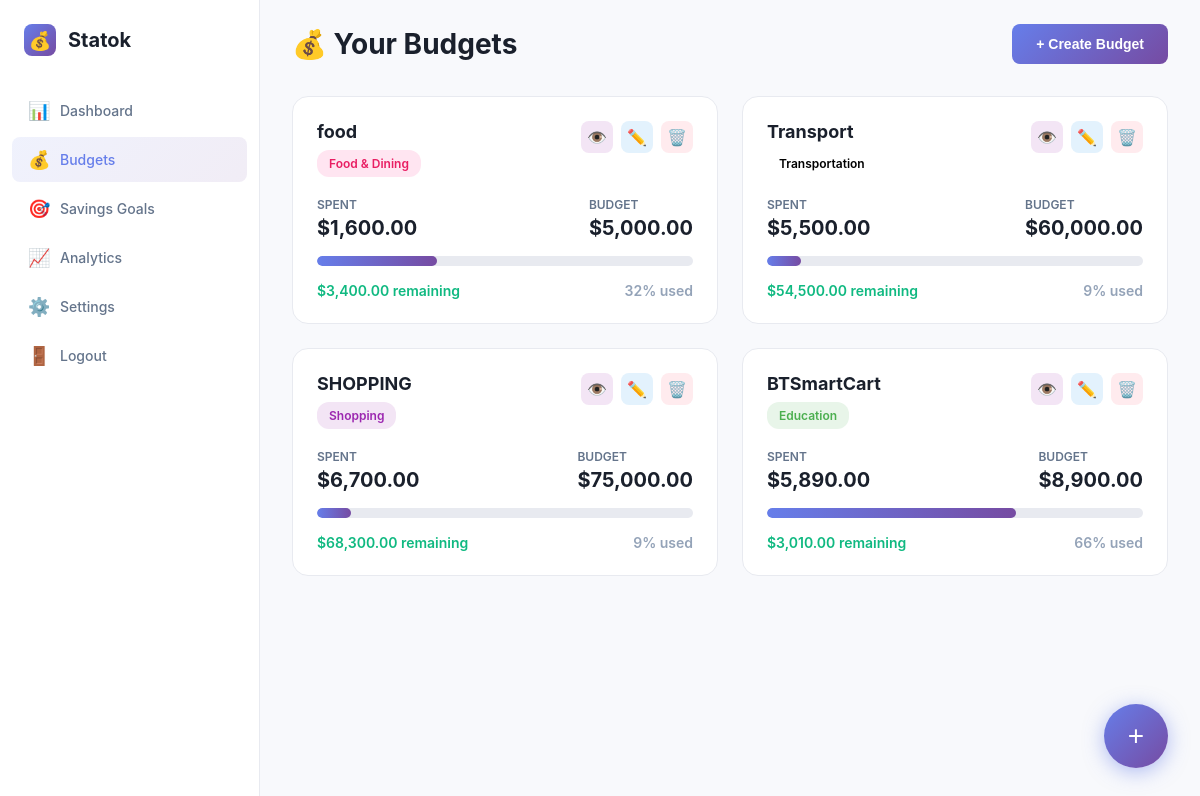
Page /public/budgets.php (signed in) on the committed database.
### tables this page shows
CREATE TABLE budgets (
    id INTEGER PRIMARY KEY AUTOINCREMENT,
    name TEXT NOT NULL,
    category TEXT NOT NULL,
    budget_amount REAL NOT NULL,
    created_date TEXT NOT NULL
, user_id INTEGER DEFAULT 1);

### public/budgets.php (the view, shortened to what this page needs)
<?php
$user_id = $_SESSION['user_id'];
try {
    $db = new PDO('sqlite:' .__DIR__ . '/../db/database.db');
    $db->setAttribute(PDO::ATTR_ERRMODE, PDO::ERRMODE_EXCEPTION);
} catch(PDOException $e) {
    die("Connection failed: " . $e->getMessage());
}
$db->exec('CREATE TABLE IF NOT EXISTS budgets (
    id INTEGER PRIMARY KEY AUTOINCREMENT,
    user_id INTEGER NOT NULL,
    name TEXT NOT NULL,
    category TEXT NOT NULL,
    budget_amount REAL NOT NULL,
    created_date TEXT NOT NULL,
    FOREIGN KEY (user_id) REFERENCES users(id) ON DELETE CASCADE
)');
$db->exec('CREATE TABLE IF NOT EXISTS expenses (
    id INTEGER PRIMARY KEY AUTOINCREMENT,
    budget_id INTEGER NOT NULL,
    amount REAL NOT NULL,
    description TEXT,
    date TEXT NOT NULL,
    FOREIGN KEY (budget_id) REFERENCES budgets(id) ON DELETE CASCADE
)');
$stmt = $db->prepare('
    SELECT b.*, COALESCE(SUM(e.amount), 0) as spent
    FROM budgets b
    LEFT JOIN expenses e ON b.id = e.budget_id
    WHERE b.user_id = :uid
    GROUP BY b.id
    ORDER BY b.created_date DESC
');
$stmt->execute([':uid' => $user_id]);
$budgets = $stmt->fetchAll(PDO::FETCH_ASSOC);
?>
<!DOCTYPE html>
<html lang="en">
<head>
</head>
<body>
    <aside class="sidebar">
        <div class="logo">
            <div class="logo-icon">💰</div>
            <div class="logo-text">Statok</div>
        </div>
        <ul class="nav-menu">
            <li class="nav-item">
                <a href="dashboard.php" class="nav-link">
                    <span class="nav-icon">📊</span>
                    Dashboard
                </a>
            </li>
            <li class="nav-item">
                <a href="budgets.php" class="nav-link active">
                    <span class="nav-icon">💰</span>
                    Budgets
                </a>
            </li>
            <li class="nav-item">
                <a href="savings.php" class="nav-link">
                    <span class="nav-icon">🎯</span>
                    Savings Goals
                </a>
            </li>
            <li class="nav-item">
                <a href="nalytics.php" class="nav-link">
                    <span class="nav-icon">📈</span>
                    Analytics
                </a>
            </li>
            <li class="nav-item">
                <a href="setting.php" class="nav-link">
                    <span class="nav-icon">⚙️</span>
                    Settings
                </a>
            </li>
            <li class="nav-item">
                <a href="logout.php" class="nav-link">
                    <span class="nav-icon">🚪</span>
                    Logout
                </a>
            </li>
        </ul>
    </aside>
    <main class="main-content">
        <div class="top-bar">
            <div class="page-title">💰 Your Budgets</div>
            <button class="btn btn-primary" onclick="openModal('createBudget')">
                + Create Budget
            </button>
        </div>
        <?php if (count($budgets) > 0): ?>
        <div class="budget-cards">
            <?php foreach ($budgets as $budget):
                $remaining = $budget['budget_amount'] - $budget['spent'];
                $percentage = $budget['budget_amount'] > 0 ? ($budget['spent'] / $budget['budget_amount']) * 100 : 0;
                $statusClass = $percentage >= 100 ? 'status-over' : ($percentage >= 80 ? 'status-warning' : 'status-positive');
                $catClass = 'cat-' . strtolower(str_replace(['&', ' '], '', explode(' ', $budget['category'])[0]));
            ?>
            <div class="budget-card">
                <div class="budget-header">
                    <div class="budget-info">
                        <h3><?php echo htmlspecialchars($budget['name']); ?></h3>
                        <span class="category-badge <?php echo $catClass; ?>"><?php echo htmlspecialchars($budget['category']); ?></span>
                    </div>
                    <div class="budget-actions">
                        <button class="btn-mini btn-view" onclick="window.location.href='?view=<?php echo $budget['id']; ?>'" title="View Expenses">👁️</button>
                        <button class="btn-mini btn-edit" onclick="window.location.href='?edit=<?php echo $budget['id']; ?>'" title="Edit">✏️</button>
                        <form method="POST" style="display: inline;" onsubmit="return confirm('Delete this budget and all its expenses?');">
                            <button type="submit" class="btn-mini btn-delete" title="Delete">🗑️</button>
                        </form>
                    </div>
                </div>
                <div class="budget-amounts">
                    <div class="amount-item">
                        <span class="amount-label">Spent</span>
                        <span class="amount-value">$<?php echo number_format($budget['spent'], 2); ?></span>
                    </div>
                    <div class="amount-item">
                        <span class="amount-label">Budget</span>
                        <span class="amount-value">$<?php echo number_format($budget['budget_amount'], 2); ?></span>
                    </div>
                </div>
                <div class="progress-bar">
                    <div class="progress-fill <?php echo $percentage >= 100 ? 'progress-over' : ''; ?>" style="width: <?php echo min($percentage, 100); ?>%"></div>
                </div>
                <div class="budget-status">
                    <span class="<?php echo $statusClass; ?>">
                        $<?php echo number_format(abs($remaining), 2); ?> <?php echo $remaining >= 0 ? 'remaining' : 'over budget'; ?>
                    </span>
                    <span style="color: #94a3b8;"><?php echo round($percentage); ?>% used</span>
                </div>
            </div>
            <?php endforeach; ?>
        </div>
        <?php endif; ?>
    </main>
    <button class="fab" onclick="openModal('createBudget')" title="Create New Budget">+</button>
</body>
</html>

### public/budgets.php (style rules this page uses)
* { margin: 0; padding: 0; box-sizing: border-box; }
body { font-family: -apple-system, BlinkMacSystemFont, 'Segoe UI', 'Inter', Roboto, sans-serif; background: #f8f9fc; display: flex; min-height: 100vh; }
.sidebar { width: 260px; background: white; border-right: 1px solid #e8eaf0; padding: 24px 0; position: fixed; height: 100vh; overflow-y: auto; }
.logo { display: flex; align-items: center; gap: 12px; padding: 0 24px; margin-bottom: 32px; }
.logo-icon { width: 32px; height: 32px; background: linear-gradient(135deg, #667eea 0%, #764ba2 100%); border-radius: 8px; display: flex; align-items: center; justify-content: center; font-size: 18px; }
.logo-text { font-size: 20px; font-weight: 700; color: #1a202c; }
.nav-menu { list-style: none; padding: 0 12px; }
.nav-item { margin-bottom: 4px; }
.nav-link { display: flex; align-items: center; gap: 12px; padding: 12px 16px; color: #64748b; text-decoration: none; border-radius: 8px; transition: all 0.2s; font-size: 14px; font-weight: 500; }
.nav-link.active { background: linear-gradient(135deg, rgba(102, 126, 234, 0.1) 0%, rgba(118, 75, 162, 0.1) 100%); color: #667eea; }
.nav-icon { width: 20px; font-size: 18px; }
.main-content { margin-left: 260px; flex: 1; padding: 24px 32px; }
.top-bar { display: flex; justify-content: space-between; align-items: center; margin-bottom: 32px; }
.page-title { font-size: 28px; font-weight: 700; color: #1a202c; }
.btn { padding: 12px 24px; border-radius: 8px; border: none; cursor: pointer; font-size: 14px; font-weight: 600; transition: all 0.2s; }
.btn-primary { background: linear-gradient(135deg, #667eea 0%, #764ba2 100%); color: white; }
.budget-cards { display: grid; grid-template-columns: repeat(auto-fill, minmax(350px, 1fr)); gap: 24px; }
.budget-card { background: white; border-radius: 16px; padding: 24px; border: 1px solid #e8eaf0; transition: all 0.2s; }
.budget-header { display: flex; justify-content: space-between; align-items: flex-start; margin-bottom: 20px; }
.budget-info h3 { font-size: 18px; font-weight: 700; color: #1a202c; margin-bottom: 8px; }
.category-badge { display: inline-block; padding: 6px 12px; border-radius: 12px; font-size: 12px; font-weight: 600; }
.cat-food { background: #ffe5f1; color: #e91e63; }
.cat-shopping { background: #f3e5f5; color: #9c27b0; }
.cat-education { background: #e8f5e9; color: #4caf50; }
.budget-actions { display: flex; gap: 8px; }
.btn-mini { width: 32px; height: 32px; border-radius: 8px; border: none; cursor: pointer; display: flex; align-items: center; justify-content: center; font-size: 16px; transition: all 0.2s; }
.btn-edit { background: #e3f2fd; color: #2196f3; }
.btn-delete { background: #ffebee; color: #f44336; }
.btn-view { background: #f3e5f5; color: #9c27b0; }
.budget-amounts { display: flex; justify-content: space-between; margin-bottom: 16px; font-size: 14px; }
.amount-item { display: flex; flex-direction: column; gap: 4px; }
.amount-label { color: #64748b; font-size: 12px; font-weight: 600; text-transform: uppercase; }
.amount-value { font-size: 20px; font-weight: 700; color: #1a202c; }
.progress-bar { height: 10px; background: #e8eaf0; border-radius: 5px; overflow: hidden; margin-bottom: 16px; }
.progress-fill { height: 100%; background: linear-gradient(90deg, #667eea 0%, #764ba2 100%); border-radius: 5px; transition: width 0.3s; }
.budget-status { display: flex; justify-content: space-between; align-items: center; font-size: 14px; font-weight: 600; }
.status-positive { color: #10b981; }
.fab { position: fixed; bottom: 32px; right: 32px; width: 64px; height: 64px; border-radius: 50%; background: linear-gradient(135deg, #667eea 0%, #764ba2 100%); color: white; border: none; font-size: 28px; cursor: pointer; box-shadow: 0 4px 20px rgba(102, 126, 234, 0.5); transition: all 0.3s; display: flex; align-items: center; justify-content: center; }

### rows in the picture
budgets: name "food", category "Food & Dining", spent "1,600.00", budget_amount "5,000.00", remaining "3,400.00", percentage "32"
budgets: name "Transport", category "Transportation", spent "5,500.00", budget_amount "60,000.00", remaining "54,500.00", percentage "9"
budgets: name "SHOPPING", category "Shopping", spent "6,700.00", budget_amount "75,000.00", remaining "68,300.00", percentage "9"
budgets: name "BTSmartCart", category "Education", spent "5,890.00", budget_amount "8,900.00", remaining "3,010.00", percentage "66"
